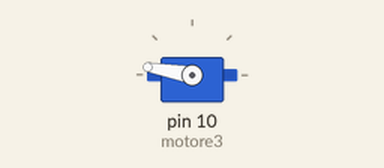
Simulated run of this sketch. Board: Arduino Uno, built with avr-gcc and run on an emulated ATmega328P. Parts: servo. Random numbers use the default seed unless the sketch sets one.

Above: at 2.1 s.
At 35.6 s:
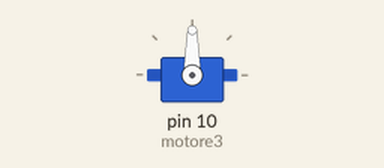
Timing chart, 0 to 39.5 s (numbered marks = the images above):
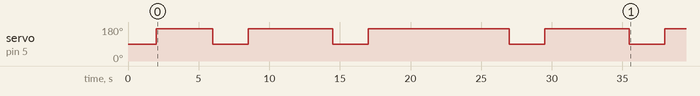

Measured:
- by itself, servo on pin 5 (motore1): 90° → 170° at 2.0 s, → 90° 4.0 s later, → 170° 2.5 s later, → 90° 6.0 s later, … (9 changes in this stretch)

The sketch:

Servo_libreria_servo.ino
```cpp
/*******************************************
      progetto: Arduino Motori
   descrizione: controllo con tre servo motori i bersagli mobili
        autore: www.AldoPi.it
          data: 10-10-2015
      versione:
 *******************************************
*/


// -------------------------------  dichiarazioni globali
// ATTENZIONE non trascrivere quello che viene dopo // sono solo delle note

#define attesa 2500
#define alto     90
#define basso   170
#define motore1 5
#define motore2 6
#define motore3 10


#include <Servo.h>           // importo la libreria per la gestione dei motori
Servo mot1;                  // inizializzo variabile per il motore 1
Servo mot2;                  // inizializzo variabile per il motore 2
Servo mot3;                  // inizializzo variabile per il motore 3
int motore;

void setup() {
  mot1.attach(motore1);         // attivo motore 2 sul pin 10
  mot1.write(alto);          // sagoma bassa
  mot1.attach(motore2);         // attivo motore 2 sul pin 10
  mot1.write(alto);          // sagoma bassa
  mot1.attach(motore3);         // attivo motore 2 sul pin 10
  mot1.write(alto);          // sagoma bassa
  delay(2000);
  mot1.attach(motore1);          // attivo motore 1 sul pin 9
  mot1.write(basso);          // sagoma bassa
  mot1.attach(motore2);         // attivo motore 2 sul pin 10
  mot1.write(basso);          // sagoma bassa
  mot1.attach(motore3);         // attivo motore 2 sul pin 10
  mot1.write(basso);          // sagoma bassa
}


void loop() {
  delay(1000 * random(4, 11));  // tempo di attesa casuale da 4 a 10 secondi
  motore = random(1, 4);        // numero casuale da 1 a 3 (4 escluso)
  switch (motore) {
    case 1:
      mot1.attach(motore1);         // attivo motore 2 sul pin 10
      mot1.write(alto);           // sagoma alta
      delay(attesa);
      mot1.write(basso);          // sagoma bassa
      break;
    case 2:
      mot1.attach(motore2);         // attivo motore 2 sul pin 10
      mot1.write(alto);
      delay(attesa);
      mot1.write(basso);
      break;
    case 3:
      mot1.attach(motore3);         // attivo motore 2 sul pin 10
      mot1.write(alto);
      delay(attesa);
      mot1.write(basso);
  }
}
```
